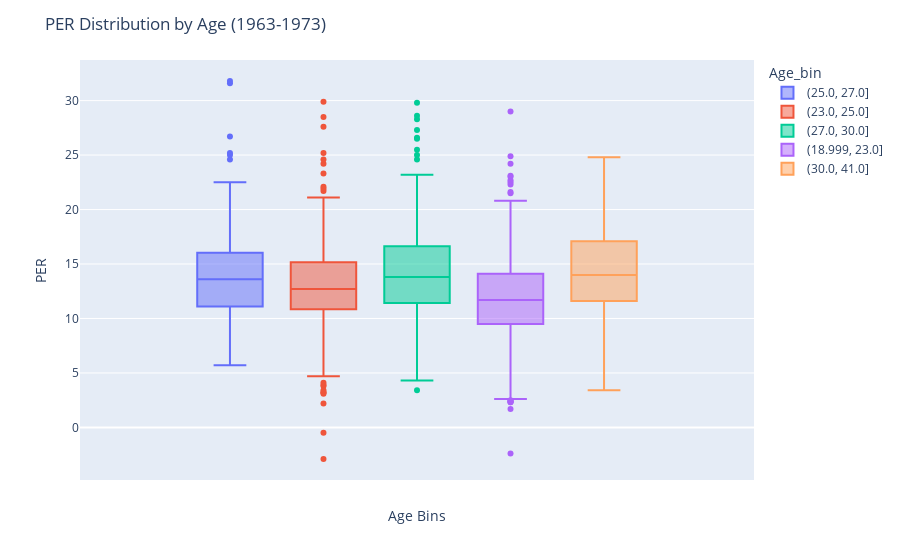
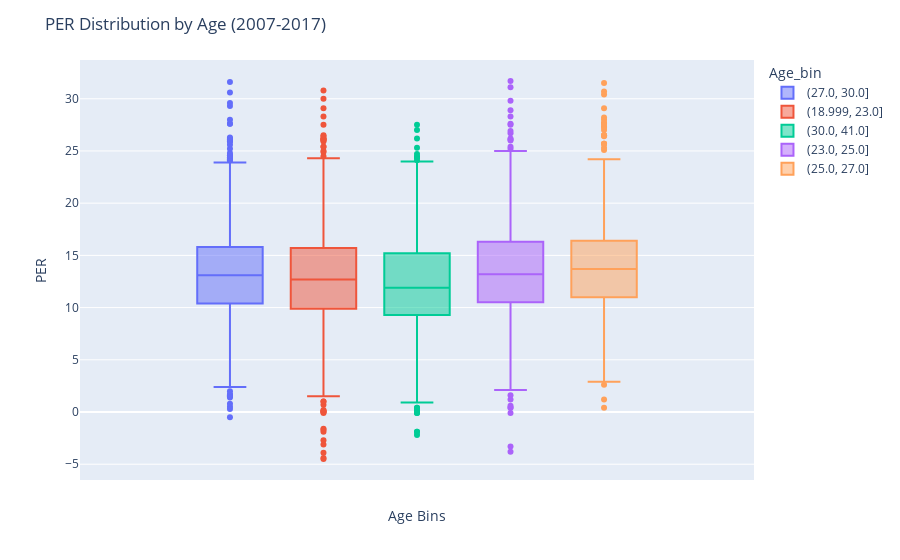

The notebook cell saved with these charts, in order:
### Code cell
# Creating boxplots to find the age group's that possessed the best PER
combined_df['Age_bin'] = pd.qcut(combined_df['Age'], q=5)

# Create the first box plot
fig = px.box(combined_df.query('Year >= 1963 & Year <= 1973'), y="PER", color="Age_bin")
fig.update_layout(
    title="PER Distribution by Age (1963-1973)",
    xaxis_title="Age Bins",
    yaxis_title="PER"
)
fig.show()

# Create the second box plot
fig2 = px.box(combined_df.query('Year >= 2007 & Year <= 2017'), y="PER", color="Age_bin")
fig2.update_layout(
    title="PER Distribution by Age (2007-2017)",
    xaxis_title="Age Bins",
    yaxis_title="PER"
)
fig2.show()

### Figure 1 — Plotly figure (JSON) as saved in the notebook; plotly's stock layout.template omitted (floating-point values rounded to 4 significant figures; data arrays with more than 128 entries replaced by an {"elided": "..."} marker saying what was removed)
{"data": [{"alignmentgroup": "True", "hovertemplate": "Age_bin=(25.0, 27.0]<br>PER=%{y}<extra></extra>", "legendgroup": "(25.0, 27.0]", "marker": {"color": "#636efa"}, "name": "(25.0, 27.0]", "notched": false, "offsetgroup": "(25.0, 27.0]", "orientation": "v", "showlegend": true, "type": "box", "x0": " ", "xaxis": "x", "y": {"elided": "361 float values"}, "y0": " ", "yaxis": "y"}, {"alignmentgroup": "True", "hovertemplate": "Age_bin=(23.0, 25.0]<br>PER=%{y}<extra></extra>", "legendgroup": "(23.0, 25.0]", "marker": {"color": "#EF553B"}, "name": "(23.0, 25.0]", "notched": false, "offsetgroup": "(23.0, 25.0]", "orientation": "v", "showlegend": true, "type": "box", "x0": " ", "xaxis": "x", "y": {"elided": "452 float values"}, "y0": " ", "yaxis": "y"}, {"alignmentgroup": "True", "hovertemplate": "Age_bin=(27.0, 30.0]<br>PER=%{y}<extra></extra>", "legendgroup": "(27.0, 30.0]", "marker": {"color": "#00cc96"}, "name": "(27.0, 30.0]", "notched": false, "offsetgroup": "(27.0, 30.0]", "orientation": "v", "showlegend": true, "type": "box", "x0": " ", "xaxis": "x", "y": {"elided": "367 float values"}, "y0": " ", "yaxis": "y"}, {"alignmentgroup": "True", "hovertemplate": "Age_bin=(18.999, 23.0]<br>PER=%{y}<extra></extra>", "legendgroup": "(18.999, 23.0]", "marker": {"color": "#ab63fa"}, "name": "(18.999, 23.0]", "notched": false, "offsetgroup": "(18.999, 23.0]", "orientation": "v", "showlegend": true, "type": "box", "x0": " ", "xaxis": "x", "y": {"elided": "463 float values"}, "y0": " ", "yaxis": "y"}, {"alignmentgroup": "True", "hovertemplate": "Age_bin=(30.0, 41.0]<br>PER=%{y}<extra></extra>", "legendgroup": "(30.0, 41.0]", "marker": {"color": "#FFA15A"}, "name": "(30.0, 41.0]", "notched": false, "offsetgroup": "(30.0, 41.0]", "orientation": "v", "showlegend": true, "type": "box", "x0": " ", "xaxis": "x", "y": {"elided": "227 float values"}, "y0": " ", "yaxis": "y"}], "layout": {"boxmode": "group", "legend": {"title": {"text": "Age_bin"}, "tracegroupgap": 0}, "margin": {"t": 60}, "title": {"text": "PER Distribution by Age (1963-1973)"}, "xaxis": {"anchor": "y", "domain": [0, 1], "title": {"text": "Age Bins"}}, "yaxis": {"anchor": "x", "domain": [0, 1], "title": {"text": "PER"}}}}

### Figure 2 — Plotly figure (JSON) as saved in the notebook; plotly's stock layout.template omitted (floating-point values rounded to 4 significant figures; data arrays with more than 128 entries replaced by an {"elided": "..."} marker saying what was removed)
{"data": [{"alignmentgroup": "True", "hovertemplate": "Age_bin=(27.0, 30.0]<br>PER=%{y}<extra></extra>", "legendgroup": "(27.0, 30.0]", "marker": {"color": "#636efa"}, "name": "(27.0, 30.0]", "notched": false, "offsetgroup": "(27.0, 30.0]", "orientation": "v", "showlegend": true, "type": "box", "x0": " ", "xaxis": "x", "y": {"elided": "1118 float values"}, "y0": " ", "yaxis": "y"}, {"alignmentgroup": "True", "hovertemplate": "Age_bin=(18.999, 23.0]<br>PER=%{y}<extra></extra>", "legendgroup": "(18.999, 23.0]", "marker": {"color": "#EF553B"}, "name": "(18.999, 23.0]", "notched": false, "offsetgroup": "(18.999, 23.0]", "orientation": "v", "showlegend": true, "type": "box", "x0": " ", "xaxis": "x", "y": {"elided": "1473 float values"}, "y0": " ", "yaxis": "y"}, {"alignmentgroup": "True", "hovertemplate": "Age_bin=(30.0, 41.0]<br>PER=%{y}<extra></extra>", "legendgroup": "(30.0, 41.0]", "marker": {"color": "#00cc96"}, "name": "(30.0, 41.0]", "notched": false, "offsetgroup": "(30.0, 41.0]", "orientation": "v", "showlegend": true, "type": "box", "x0": " ", "xaxis": "x", "y": {"elided": "1138 float values"}, "y0": " ", "yaxis": "y"}, {"alignmentgroup": "True", "hovertemplate": "Age_bin=(23.0, 25.0]<br>PER=%{y}<extra></extra>", "legendgroup": "(23.0, 25.0]", "marker": {"color": "#ab63fa"}, "name": "(23.0, 25.0]", "notched": false, "offsetgroup": "(23.0, 25.0]", "orientation": "v", "showlegend": true, "type": "box", "x0": " ", "xaxis": "x", "y": {"elided": "1068 float values"}, "y0": " ", "yaxis": "y"}, {"alignmentgroup": "True", "hovertemplate": "Age_bin=(25.0, 27.0]<br>PER=%{y}<extra></extra>", "legendgroup": "(25.0, 27.0]", "marker": {"color": "#FFA15A"}, "name": "(25.0, 27.0]", "notched": false, "offsetgroup": "(25.0, 27.0]", "orientation": "v", "showlegend": true, "type": "box", "x0": " ", "xaxis": "x", "y": {"elided": "947 float values"}, "y0": " ", "yaxis": "y"}], "layout": {"boxmode": "group", "legend": {"title": {"text": "Age_bin"}, "tracegroupgap": 0}, "margin": {"t": 60}, "title": {"text": "PER Distribution by Age (2007-2017)"}, "xaxis": {"anchor": "y", "domain": [0, 1], "title": {"text": "Age Bins"}}, "yaxis": {"anchor": "x", "domain": [0, 1], "title": {"text": "PER"}}}}
